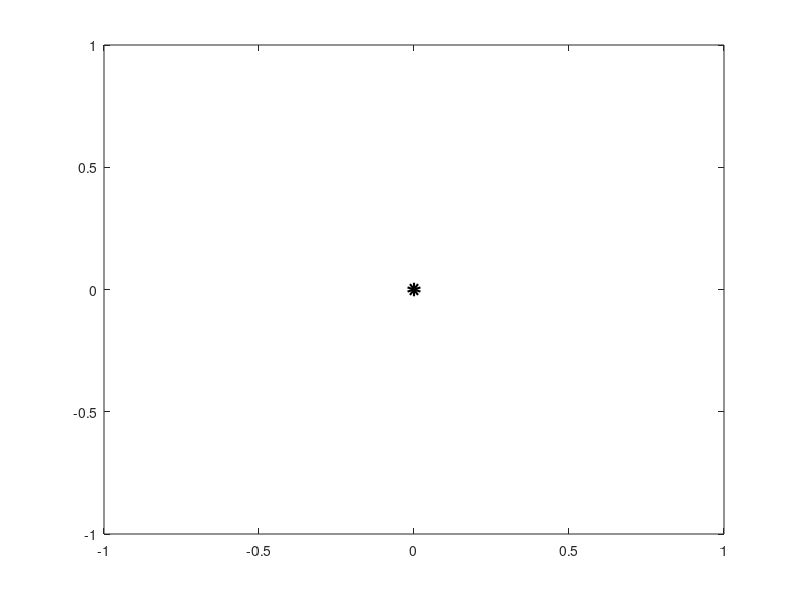

Reproduce this figure in MATLAB. (Note: this script raises an error after producing the figure.)
close all
clc
clear

% load functions
addpath('utils');
addpath('mapper_kf');

% GLOBAL VARS
global h_fov
global v_fov
global img_w
global img_h

h_fov = pi/4;
v_fov = pi/4;
img_w = 1292;
img_h = 964;

% INPUT DATA
trunks = [1, 0.8;
          2, 0.8; 
          1,-0.8; 
          2,-0.8];

j = 4;
      
vx  = 0.005;
vy  = 0;
vth = 0;
delta_x  = [0, 0, 0];
delta_y  = [0, 0, 0];
delta_th = [0, 0, 0];

% LOCAL VARS
n_iters  = 50;
robot_px = 0;
robot_py = 0;

% MAIN LOOP
figure(1)
plot(0, 0, 'ko', 'MarkerSize', 5, 'LineWidth', 5); % draw circle on origin
hold on

for i = 1:n_iters
    tmp_x = robot_px;
    tmp_y = robot_py;
    
    %delta_th(i) = (rand(1) - 0.5) * (10 * pi / 180);
    delta_th(i) = 0;
    delta_x(i)  = vx * cos(delta_th(i));
    delta_y(i)  = vx * sin(delta_th(i));
    
    robot_px = robot_px + delta_x(i);
    robot_py = robot_py + delta_y(i); 
       
    m_prev = atan((trunks(j,2) - tmp_y)    / (trunks(j,1) - tmp_x))    + (5*pi/180) * ((rand(1) - 0.5)*0);
    m_curr = atan((trunks(j,2) - robot_py) / (trunks(j,1) - robot_px)) + (5*pi/180) * ((rand(1) - 0.5)*0);
    
    X_prev(i) = thetaToColumn(m_prev);
    X_curr(i) = thetaToColumn(m_curr);
end

P = [0.3, 0;
     0, 0.4];
 
if X_prev(1) > img_w/2
    p = pf_init(1);
else
    p = pf_init(0);
end

p_robot_px = 0;
p_robot_py = 0;
p_robot_th = 0;
c_robot_px = 0;
c_robot_py = 0;
c_robot_th = 0;
for i = 1:n_iters
    p_robot_px = c_robot_px;
    p_robot_py = c_robot_py; 
    p_robot_th = c_robot_th;
    p_pose = [p_robot_px, p_robot_py, p_robot_th];

    c_robot_px = c_robot_px + (delta_x(i) + rand(1) * delta_x(i) * 0.1);
    c_robot_py = c_robot_py + (delta_y(i) + rand(1) * delta_x(i) * 0.1); 
    c_robot_th = c_robot_th + delta_th(i);
    c_pose = [c_robot_px, c_robot_py, c_robot_th];
       
    [p, TH] = pf_predict(p, c_pose, p_pose, X_curr(i), X_prev(i), P);
    
    if p(1).cov < 1e3
        p = pf_update(p);
        p = pf_resample(p);
    end
       
    pause(0.1);
    clf('reset');
end
